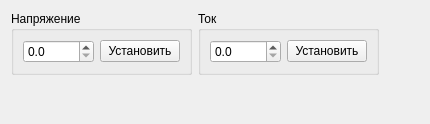
<?xml version="1.0" encoding="UTF-8"?>
<ui version="4.0">
 <class>ZrmCalibrate</class>
 <widget class="QWidget" name="ZrmCalibrate">
  <property name="geometry">
   <rect>
    <x>0</x>
    <y>0</y>
    <width>430</width>
    <height>124</height>
   </rect>
  </property>
  <property name="windowTitle">
   <string>Form</string>
  </property>
  <layout class="QVBoxLayout" name="verticalLayout">
   <item>
    <layout class="QHBoxLayout" name="horizontalLayout">
     <item>
      <widget class="QGroupBox" name="groupBox">
       <property name="title">
        <string>Напряжение</string>
       </property>
       <layout class="QGridLayout" name="gridLayout">
        <item row="0" column="1">
         <widget class="QPushButton" name="bSetVoltage">
          <property name="text">
           <string>Установить</string>
          </property>
         </widget>
        </item>
        <item row="0" column="0">
         <widget class="QDoubleSpinBox" name="vVoltage">
          <property name="decimals">
           <number>1</number>
          </property>
          <property name="maximum">
           <double>10000.000000000000000</double>
          </property>
         </widget>
        </item>
       </layout>
      </widget>
     </item>
     <item>
      <widget class="QGroupBox" name="groupBox_2">
       <property name="title">
        <string>Ток</string>
       </property>
       <layout class="QGridLayout" name="gridLayout_2">
        <item row="0" column="0">
         <widget class="QDoubleSpinBox" name="vCurrent">
          <property name="decimals">
           <number>1</number>
          </property>
          <property name="maximum">
           <double>10000.000000000000000</double>
          </property>
         </widget>
        </item>
        <item row="0" column="1">
         <widget class="QPushButton" name="bSetCurrent">
          <property name="text">
           <string>Установить</string>
          </property>
         </widget>
        </item>
       </layout>
      </widget>
     </item>
     <item>
      <spacer name="horizontalSpacer">
       <property name="orientation">
        <enum>Qt::Horizontal</enum>
       </property>
       <property name="sizeHint" stdset="0">
        <size>
         <width>40</width>
         <height>20</height>
        </size>
       </property>
      </spacer>
     </item>
    </layout>
   </item>
   <item>
    <spacer name="verticalSpacer">
     <property name="orientation">
      <enum>Qt::Vertical</enum>
     </property>
     <property name="sizeHint" stdset="0">
      <size>
       <width>20</width>
       <height>39</height>
      </size>
     </property>
    </spacer>
   </item>
  </layout>
 </widget>
 <resources/>
 <connections/>
</ui>
